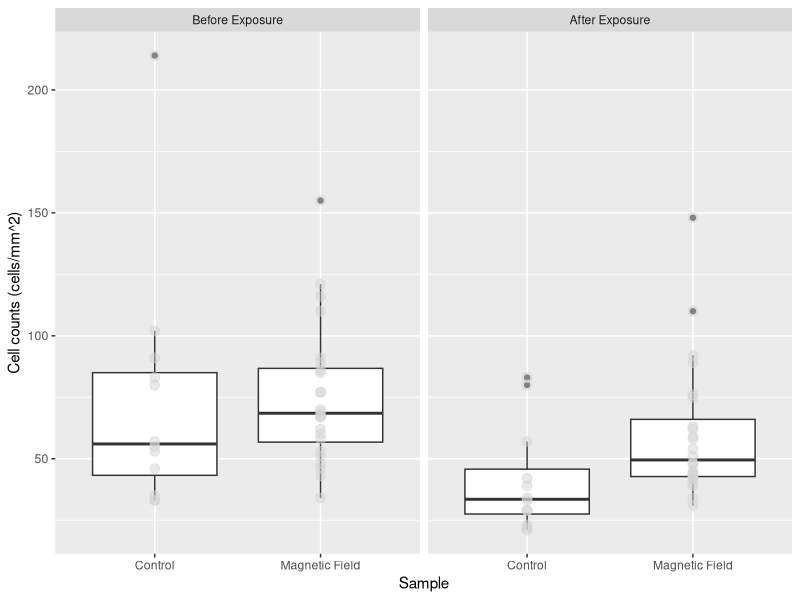
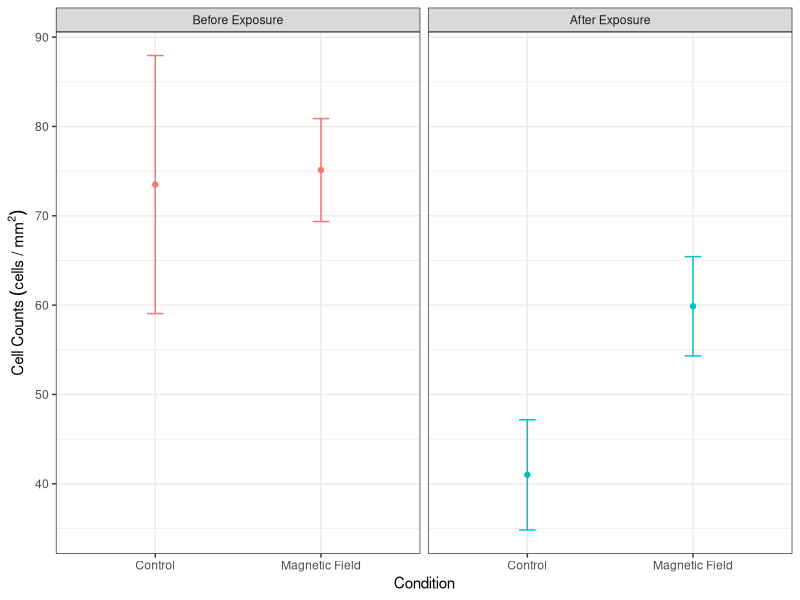

The R source for these figures, in order:
## ---- chunk 1
# clear the environment window
rm(list = ls())

# include the libraries that we need
library(ggplot2)
library(dplyr)
library(here)
library(lubridate)
library(ggfortify)
## ---- chunk 2
cells <- read.csv(here("Data", "Cellcountdata_11-16_11-18.csv"), stringsAsFactors = TRUE)
## ---- chunk 3
#cells <- cells %>% mutate(Condition = recode(cells$Condition, "Control" = 'Control', "B-Field" = 'Magnetic Field'))

# relevel the data to put the control first
#cells<- mutate(cells, Condition = relevel(Condition, ref = "Control"))

levels(cells$Condition)
## ---- chunk 4
# reassign the values of the different EMF conditions to combine them
cells <- cells %>% mutate(Exposure = recode(cells$Date, "11/17/2022" = 'After Exposure', "11/16/2022" = 'Before Exposure'))

# relevel the data to put the before exposure first
cells<- mutate(cells, Exposure = relevel(Exposure, ref = "Before Exposure"))


# make a box plot of the data
ggplot(cells, aes(x = Condition, y = Cells)) +
geom_boxplot()+
  geom_point(size = 3, colour = 'lightgrey', alpha = 0.5)+
  facet_wrap(~Exposure)+
  xlab("Sample") +
  ylab("Cell counts (cells/mm^2)")
## ---- chunk 5
# find the means of the cell counts and put them in a new table
# find the means of the cell counts and put them in a new table
mean_counts <- cells %>% group_by(Condition,Exposure) %>% summarise(
  meancounts = mean(Cells),
  secounts = sd(Cells)/sqrt(sum(!is.na(Cells))                                                             ))
## ---- chunk 6
# create scatterplot with error bars
ggplot(mean_counts, aes(Condition, meancounts, color = Exposure))+
     geom_point()+
     geom_line()+
     geom_errorbar(aes(ymin = meancounts - secounts,
                       ymax = meancounts + secounts), width = 0.1)+
    theme_bw()+
    facet_wrap(~Exposure)+
    theme(legend.position="none")+
    xlab("Condition")+
    ylab(expression(Cell~Counts~(cells~"/"~mm^2)))
## ---- chunk 7
# filter based on exposure
before <- cells %>% filter(Exposure == "Before Exposure")

after <- cells %>% filter(Exposure == "After Exposure")
  
  
# perform two sample t test
t.test(Cells ~ Condition, data = before)

t.test(Cells ~ Condition, data = after)
